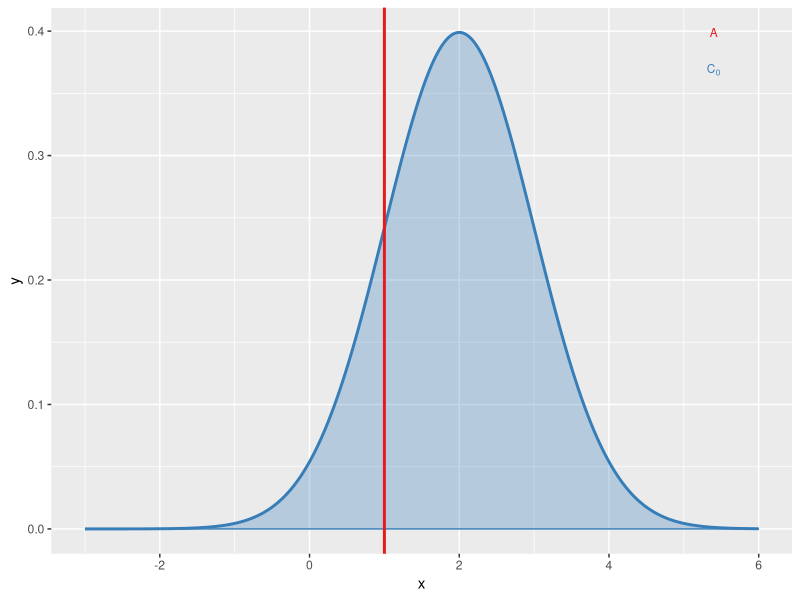
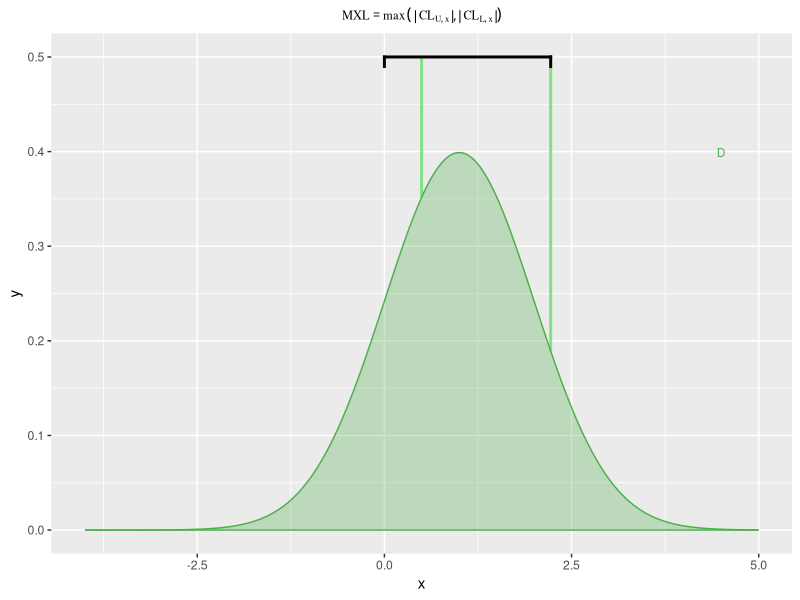
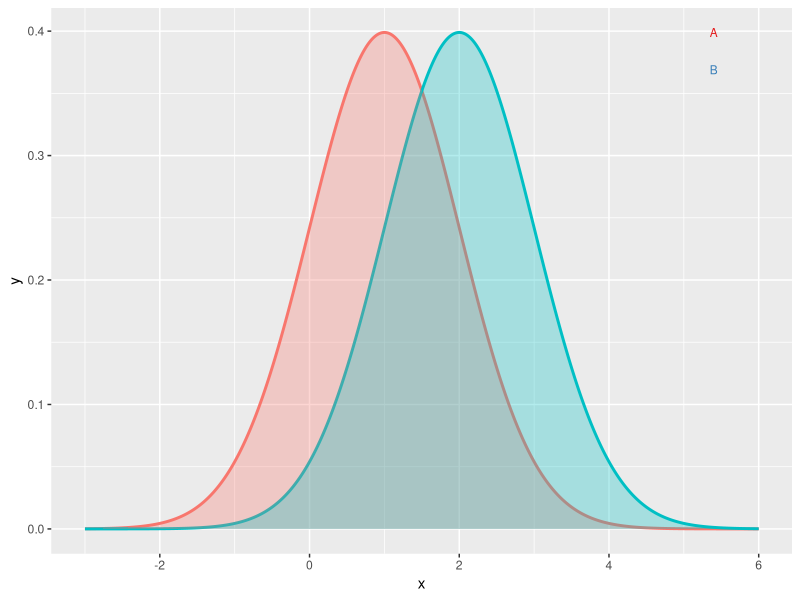
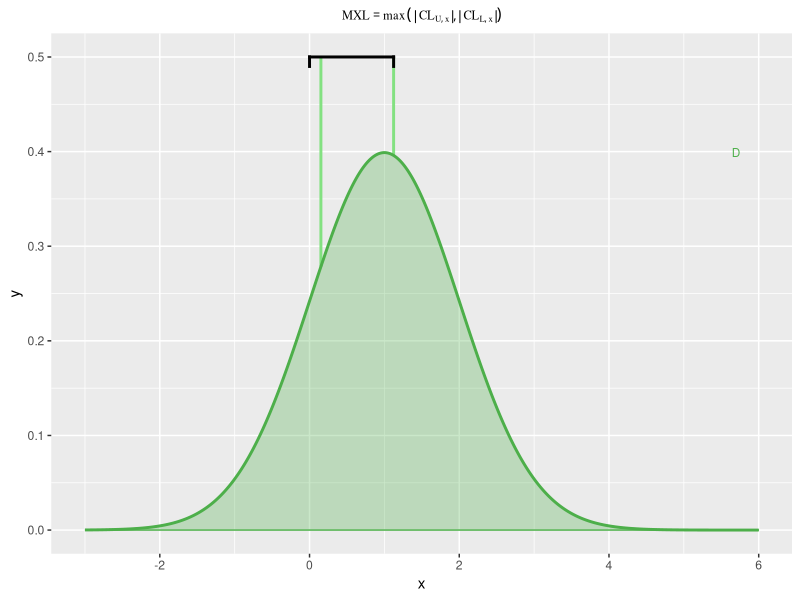
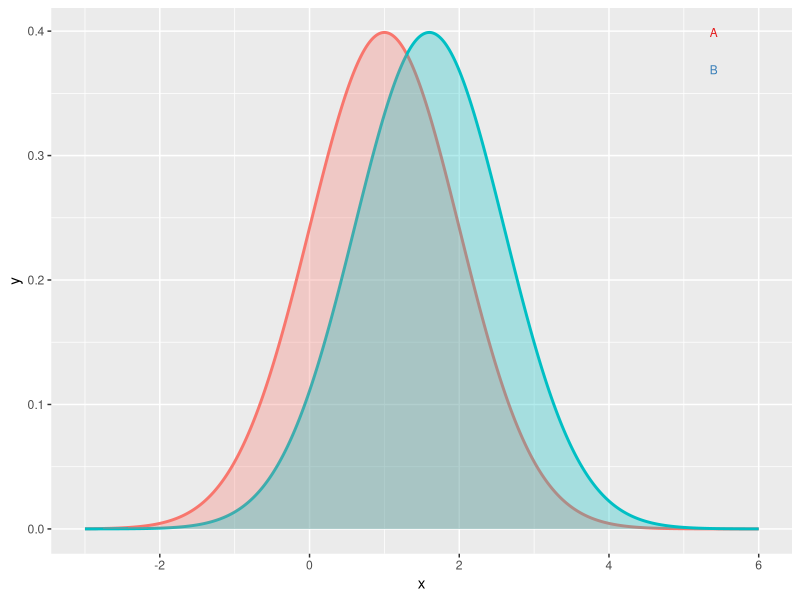

The R source for these figures, in order:

# This script produces a figure defining MAXEL for one-sample and two-sample two-tailed datasets
# Bruce Corliss
# 9/1/2019

# Load packages
library(ggplot2)
library(tibble)
library(RColorBrewer)
library(broom)
library(gridExtra)
library(grid)
library(rlang)
library(colorspace)

setTimeLimit(cpu = Inf, elapsed = Inf, transient = FALSE)
setSessionTimeLimit(cpu = Inf, elapsed = Inf)

# choose colors for plotting
color_pal = brewer.pal(3, "Set1")
color_mxl_bounds =  brewer.pal(10,"PRGn")

# Initial parameters
nsamples = 10
ngroups = 2
set.seed(0)
dist_text_size=3;
title_font_size=9;
equ_font_size=8;

### Case 1: one-sample
# 1.1 distribution A, B
x <- seq(-3,6,.01)
mu <- 2
sd <- 1
data1_1 = tibble(group=factor("1"), x=x,
         y=smooth.spline(x,dnorm(x, mean = mu, sd = sd, log = FALSE))$y)
C0 <- 1;
p1_1 <- ggplot(data1_1, aes(x = x, y = y, group = group, fill = color_pal[2])) +
  geom_line(size = 1, color = color_pal[2]) + 
  geom_ribbon(data = data1_1, aes(x = x,ymax = y),ymin = 0, alpha=0.3, color = color_pal[2], fill = color_pal[2]) +
  annotate("text",x=max(data1_1$x)*.9, y=c(max(data1_1$y), max(data1_1$y)-.03),
           label = c("A","C[0]"), parse=TRUE,color=color_pal[c(1,2)],
           size = dist_text_size,hjust = c(.5,.5)) + 
  geom_vline(xintercept=C0, color = color_pal[1],size=1) + 
  theme(plot.title = element_text(hjust = 1,size = title_font_size),legend.position = "none") 


### 1.2: difference with one-sample
data1_2 <- data1_1
data1_2$x <- data1_1$x-C0

spline_a_2_2 <- smooth.spline(data1_2$x,dnorm(data1_2$x, mean = mu-C0, sd = 1, log = FALSE))
ttest_a_1_2 = tidy(t.test(x=rnorm(n=nsamples, mean = mu-C0, sd = sd[1]), y=NULL,
                        alternative ="two.sided", mu = 0, paired = FALSE, 
                        var.equal = FALSE, conf.level = 0.95))
df_mxl_range_1_2 = data.frame(x1 = 0, x2 = ttest_a_1_2$conf.high, y1 = .5, y2 = .5)
p1_2 <- ggplot(data1_2, aes(x = x, y = y, group = group, fill = color_pal[3])) +
  ggtitle(parse(text = paste0("MXL==max(({}~list(abs({}~CL[list(U,x)]~{}),
                              abs({}~CL[list(L,x)]~{}))))"))) +
  theme(plot.title = element_text(hjust = 0.5, size = title_font_size,family="serif")) +
  annotate("text",x=max(data1_2$x)*.9, y=max(data1_2$y), label = "D",
           parse=TRUE,color=color_pal[3],size = dist_text_size,hjust = .5) + 
  # Draw CI bounds above plots
  geom_segment(aes(x = ttest_a_1_2$conf.low, y = predict(spline_a_2_2, ttest_a_1_2$conf.low)$y, 
                   xend = ttest_a_1_2$conf.low, yend = y2, color = "segment"),
               data = df_mxl_range_1_2,inherit.aes = F, size = 1, color = lighten(color_pal[3],0.5)) +
  geom_segment(aes(x = ttest_a_1_2$conf.high, y = predict(spline_a_2_2, ttest_a_1_2$conf.high)$y, 
                   xend = ttest_a_1_2$conf.high, yend = y2, color = "segment"), 
               data = df_mxl_range_1_2,inherit.aes = F, size = 1, color = lighten(color_pal[3],0.5)) +
  # Draw bracketed range for MXL
  geom_segment(aes(x = x1, y = y1, xend = x2, yend = y2, colour = "segment"), 
             data = df_mxl_range_1_2,inherit.aes = F, size=1, color="black", lineend="square") +
  geom_segment(aes(x = x1, y = y1-.01, xend = x1, yend = y2, colour = "segment"), 
               data = df_mxl_range_1_2,inherit.aes = F, size=1, color="black",lineend="square") +
  geom_segment(aes(x = x2, y = y1-.01, xend = x2, yend = y2, colour = "segment"), 
               data = df_mxl_range_1_2,inherit.aes = F, size=1, color="black", lineend="square") +
#  geom_line(size = 1, color = color_pal[3]) 
  geom_ribbon(data = data1_2, aes(x = x,ymax = y),ymin = 0, alpha=0.3, color = color_pal[3], 
             fill = color_pal[3])


### Case 2: two sample paired
# 2.1 distribution A, B
x <- seq(-3,6,.01)
mu <- c(1,2)
sd <- c(1,1)
data2_1 = rbind(
  tibble(group=factor("1"), x=x,
         y=smooth.spline(x,dnorm(x, mean = mu[1], sd = 1, log = FALSE))$y),
  tibble(group=("2"), x=x,
         y=smooth.spline(x,dnorm(x, mean = mu[2], sd = 1, log = FALSE))$y))

p2_1 <- ggplot(data2_1, aes(x=x, y=y, group=group, fill=group)) +
  geom_line(size=1,aes(color=group)) + 
  geom_ribbon(data=data2_1, 
              aes(x=x,ymax=y),ymin=0,alpha=0.3) +
  annotate("text",x=max(data2_1$x)*.9, y=c(max(data2_1$y), max(data1_1$y)-.03),
           label = c("A","B"), parse=TRUE,color=color_pal[c(1,2)],
           size = dist_text_size,hjust = c(.5,.5)) + 
  theme(plot.title = element_text(hjust = 1, size = title_font_size),legend.position = "none")


### 2.2: difference two sample paired
x2_2 <- seq(-3,6,.01)
spline_a_2_2 <- smooth.spline(x2_2,dnorm(x2_2, mean = mu[1], sd = 1, log = FALSE))
data2_2 = tibble(group=factor("1"), x=x2_2, y=spline_a_2_2$y)
ttest_a_2_2 = tidy(t.test(x=rnorm(n=nsamples, mean = mu[2]-mu[1], sd = 1), y=NULL,
                        alternative ="two.sided", mu = 0, paired = FALSE, 
                        var.equal = FALSE, conf.level = 0.95))
df_mxl_range_2_2 = data.frame(x1 = 0, x2 = ttest_a_2_2$conf.high, y1 = 0.5, y2 = 0.5)
p2_2 <-ggplot(data2_2, aes(x=x, y=y, group=group, fill=group, color=color_pal[3])) +
  ggtitle(parse(text = paste0("MXL==max(({}~list(abs({}~CL[list(U,x)]~{}),abs({}~CL[list(L,x)]~{}))))")))+
  theme(plot.title = element_text(hjust = 0.5, size = title_font_size,family="serif")) +
  annotate("text",x=max(data2_2$x)*.95, y=max(data2_2$y), label = "D",
           parse=TRUE,color=color_pal[3],size = dist_text_size,hjust = .5) +
  geom_segment(aes(x = ttest_a_2_2$conf.low, y = predict(spline_a_2_2, ttest_a_2_2$conf.low)$y, 
                   xend = ttest_a_2_2$conf.low, yend = y2, color = "segment"),
               data = df_mxl_range_2_2,inherit.aes = F, size = 1, color = lighten(color_pal[3],0.5)) +
  geom_segment(aes(x = ttest_a_2_2$conf.high, y = predict(spline_a_2_2, ttest_a_2_2$conf.high)$y, 
                   xend = ttest_a_2_2$conf.high, yend = y2, color = "segment"), 
               data = df_mxl_range_2_2,inherit.aes = F, size = 1, color = lighten(color_pal[3],0.5)) +
  geom_segment(aes(x = x1, y = y1, xend = x2, yend = y2, colour = "segment"), 
             data = df_mxl_range_2_2,inherit.aes = F, size=1, color="black",lineend="square") +
  geom_segment(aes(x = x1, y = y1-.01, xend = x1, yend = y2, colour = "segment"), 
               data = df_mxl_range_2_2,inherit.aes = F, size=1, color="black",lineend="square") +
  geom_segment(aes(x = x2, y = y1-.01, xend = x2, yend = y2, colour = "segment"), 
               data = df_mxl_range_2_2,inherit.aes = F, size=1, color="black",lineend="square") +
  geom_line(size=1,color=color_pal[3]) + 
  geom_ribbon(ymax = data2_2$y,aes(ymin=0), alpha = 0.3, fill=color_pal[3],color=color_pal[3])
# p2_2
  
  
### Case 3: Unpaired two-sample
# 3.1 distribution A, B
x <- seq(-3,6,.01)
mu <- c(1,1.6)
sd <- c(1,1)
data3_1 = rbind(
  tibble(group=factor("1"), x=x,
         y=smooth.spline(x,dnorm(x, mean = mu[1], sd = 1, log = FALSE))$y),
  tibble(group=("2"), x=x,
         y=smooth.spline(x,dnorm(x, mean = mu[2], sd = 1, log = FALSE))$y))
p3_1 <- ggplot(data3_1, aes(x=x, y=y, group=group, fill=group)) +
  geom_line(size=1,aes(color=group)) + 
  geom_ribbon(data=data3_1, aes(x=x,ymax=y),ymin=0,alpha=0.3) +
  annotate("text",x=max(data3_1$x)*.9, y=c(max(data3_1$y), max(data1_1$y)-.03),
           label = c("A","B"), parse=TRUE,color=color_pal[c(1,2)],
           size = dist_text_size,hjust = c(.5,.5)) +  
  theme(plot.title = element_text(hjust = 1, size = title_font_size),legend.position = "none") 


### 3.2: difference of Unpaired two-sample
x3_2 <- seq(0,3,.01)
spline_a_3_2 <- smooth.spline(x3_2,dnorm(x3_2, mean = mu[1], sd = 1, log = FALSE))
spline_b_3_2 <- smooth.spline(x3_2,dnorm(x3_2, mean = mu[2], sd = 1, log = FALSE))
data3_2 = rbind(
  tibble(group=factor("1"), x=x3_2, y=spline_a_3_2$y),
  tibble(group=factor("2"), x=x3_2, y=spline_b_3_2$y))
# Get confidence invterval for each distribution
ttest_a_3_2 = tidy(t.test(x=rnorm(n=nsamples, mean = mu[1], sd = 1),y=NULL, 
                        alternative ="two.sided", mu = 0, paired = FALSE, 
                        var.equal = FALSE, conf.level = 0.95))
ttest_b_3_2 = tidy(t.test(x=rnorm(n=nsamples, mean = mu[2], sd = 1),y=NULL, 
                          alternative ="two.sided", mu = 0, paired = FALSE, 
                          var.equal = FALSE, conf.level = 0.95))
# Line segment range for MAXEL
df_mxl_range_3_1 = data.frame(x1 = ttest_a_3_2$conf.low, x2 = ttest_b_3_2$conf.high, y1 = .5, y2 = .5)
# Plot
p3_2 <- ggplot(data3_2, aes(x=x, y=y, group=group, fill=group)) +
  annotate("text",x = max(data3_2$x)*.9, y = c(max(data3_2$y), max(data1_1$y)-.03), label = c("A","B"), 
           parse = TRUE,color = color_pal[c(1,2)], size = dist_text_size,hjust = c(.5,.5)) +  
  ggtitle(parse(text = paste0("MXL==max((list({}~abs({}~CL[list(U,A)]-CL[list(L,B)]~{}),
                              abs({}~CL[list(L,A)]-CL[list(U,B)]~{}))))"))) +
  theme(legend.position = "none", plot.title = element_text(hjust = 0.5, 
        size = title_font_size,family="serif")) +
  geom_segment(aes(x = ttest_a_3_2$conf.low, y = predict(spline_a_3_2, ttest_a_3_2$conf.low)$y, 
                   xend = ttest_a_3_2$conf.low, yend = y2, color = "segment"),
               data = df_mxl_range_3_1,inherit.aes = F, size = 1, color = lighten(color_pal[1],.5)) +
  geom_segment(aes(x = ttest_a_3_2$conf.high, y = predict(spline_a_3_2, ttest_a_3_2$conf.high)$y, 
                   xend = ttest_a_3_2$conf.high, yend = y2, color = "segment"), 
               data = df_mxl_range_3_1,inherit.aes = F, size = 1, color = lighten(color_pal[1],.5)) +
  geom_segment(aes(x = ttest_b_3_2$conf.low, y =  predict(spline_b_3_2, ttest_b_3_2$conf.low)$y, 
                   xend = ttest_b_3_2$conf.low, yend = y2, color = "segment"), 
               data = df_mxl_range_3_1,inherit.aes = F, size = 1, color = lighten(color_pal[2],.5)) +
  geom_segment(aes(x = ttest_b_3_2$conf.high, y =  predict(spline_b_3_2, ttest_b_3_2$conf.high)$y, 
                   xend = ttest_b_3_2$conf.high, yend = y2, color = "segment"), 
               data = df_mxl_range_3_1,inherit.aes = F, size = 1, color = lighten(color_pal[2],.5)) +
  geom_segment(aes(x = x1, y = y1, xend = x2, yend = y2, colour = "segment"),
               data = df_mxl_range_3_1,inherit.aes = F, size=1, color="black", lineend="square") +
  geom_segment(aes(x = x1, y = y1 - 0.02, xend = x1, yend = y2, colour = "segment"), 
             data = df_mxl_range_3_1,inherit.aes = F, size=1, color="black",linetype=1, lineend="square") +
  geom_segment(aes(x = x2, y = y1 - 0.02, xend = x2, yend = y2, colour = "segment"), 
             data = df_mxl_range_3_1,inherit.aes = F, size=1, color="black",linetype=1, lineend="square") +
  geom_line(size=1,aes(color=group)) + 
  geom_ribbon(data=data3_2, aes(x=x,ymax=y),ymin=0,alpha=0.3)
# p3_2

### Figure creation
## Assign objects to GROB table
# Column names
gs <- lapply(1:16, function(ii) grobTree(rectGrob(gp = gpar(fill = ii, alpha = 0.5)), textGrob(ii)))
gs[[2]] <- textGrob("Initial Distribution", just = "centre", gp = gpar(fontface = "bold", fontsize = 10))
gs[[3]] <- textGrob("Effect Distribution", just = "centre", gp = gpar(fontface = "bold", fontsize = 10))
gs[[4]] <- textGrob("Equations", just = "centre", gp = gpar(fontface = "bold", fontsize = 10))


# Row Names for figure
gs[[1]] <- textGrob("", rot = 90)
gs[[5]] <- textGrob("1-Sample", rot = 90, just = "centre", gp = gpar(fontface = "bold", fontsize = 10))
gs[[9]] <- textGrob("2-Sample, Paired", rot = 90, just = "centre", gp=gpar(fontface = "bold", fontsize = 10))
gs[[13]] <- textGrob("2-Sample, Unpaired", rot = 90, just = "centre", gp = gpar(fontface = "bold", fontsize = 10))

### Equations for figure %>% 


df_1s <- data.frame(equations = c(
  "list(A==N(mu[A],sigma[A]),~~C[0]==1)",
  "list(italic(bar(x)[D])==bar(x)[A]-C[0],~s[D]^2==s[A]^2)",
  "CL[x]==italic(bar(x))-C[0]%+-%italic(t)[alpha/2]~s/sqrt(n)"
  ))

df_2s_p <- data.frame(equations = c(
  "list(A==N(mu[A],sigma[A]),B==N(mu[B],sigma[B]))",
  "italic(d[i])==italic(x[list(i,A)]) - italic(x[list(i,B)])",
  "Rel~MXL==frac(MXL,min((list(abs(CL[U,A]) , abs(CL[L,A])))))"
))

df_2s_unp <- data.frame(equations = c(
  "list(A==N(mu[A],sigma[A]),B==N(mu[B],sigma[B]))",
  "CL[x]==italic(bar(x)) %+-% italic(t[alpha/2])~s/sqrt(n)",
    "Rel~MXL==frac(MXL,min((list(abs(CL[U,A]) , abs(CL[L,A])))))"
))

tt = ttheme_minimal(core=list(fg_params=list(hjust=0,x=0.02,fontsize=10,fontfamily="serif",parse=TRUE)))



# One sample test
a=ggplotGrob(p1_1)
gs[[6]] <- p1_1
gs[[7]] <- p1_2
gs[[8]] <- tableGrob( d = df_1s,rows=NULL, cols=NULL,theme=tt)
# Two sample, paired
gs[[10]] <- p2_1
gs[[11]] <- p2_2
gs[[12]] <- tableGrob( d = df_2s_p,rows=NULL, cols=NULL,theme=tt)
# Two sample, unpaired
gs[[14]] <- p3_1
gs[[15]] <- p3_2
gs[[16]] <- tableGrob( d = df_2s_unp,rows=NULL, cols=NULL,theme=tt)


# Arrange grob obejcts into grid
gt <- arrangeGrob(grobs = gs, layout_matrix = rbind(seq(1,4,1),
                                                    seq(5,8,1),
                                                    seq(9,12,1),
                                                    seq(13,16,1)))

# Add outlines around columna and row names
gt <- gtable::gtable_add_grob(gt, grobs = rectGrob(gp=gpar(fill=NA, lwd=2)), 
                              t = 1, b = 1, l = 2, r = ncol(gt))

gt <- gtable::gtable_add_grob(gt, grobs = rectGrob(gp=gpar(fill=NA, lwd=2)), 
                              t = 2, b = nrow(gt), l = 1, r = 1)

# Change relative height of gtable rows
gt$heights <- unit(c(.04, .32,.32, .32), "npc")
gt$widths <- unit(c(.035, .3, .40, .265), "npc")




gt_pad <- gtable::gtable_add_padding(gt, unit(0, "inch"))




ggsave("figure/figure_1_maxel_definition.pdf", gt_pad, device = "pdf", path = NULL,
       scale = 1, width = 7, height = 7, units = "in",
       dpi = 300, limitsize = TRUE,paper="letter")




# 
# 
# 
# # Table of MAXEL equations
# equ_tbl = data.frame(maxel = c("d == bar(X[A]) + bar(X[B])",
#                                "d == bar(X[A]) + bar(X[B])",
#                                "d == bar(X[A]) + bar(X[B])"), 
#                      rel_maxel = c("d==bar(X[A])+bar(X[B])", 
#                                    "d == bar(X[A]) + bar(X[B])",
#                                    "d == bar(X[A]) + bar(X[B])"))
# colnames(equ_tbl) <- c("MAXEL", "Rel. MAXEL")
# tt <- ttheme_default(core=list(fg_params = list(parse=TRUE)))
# g <- tableGrob(equ_tbl, theme=tt)
# g$heights <- unit(rep(1/nrow(g), nrow(g)), "npc")
# grid.draw(g)
